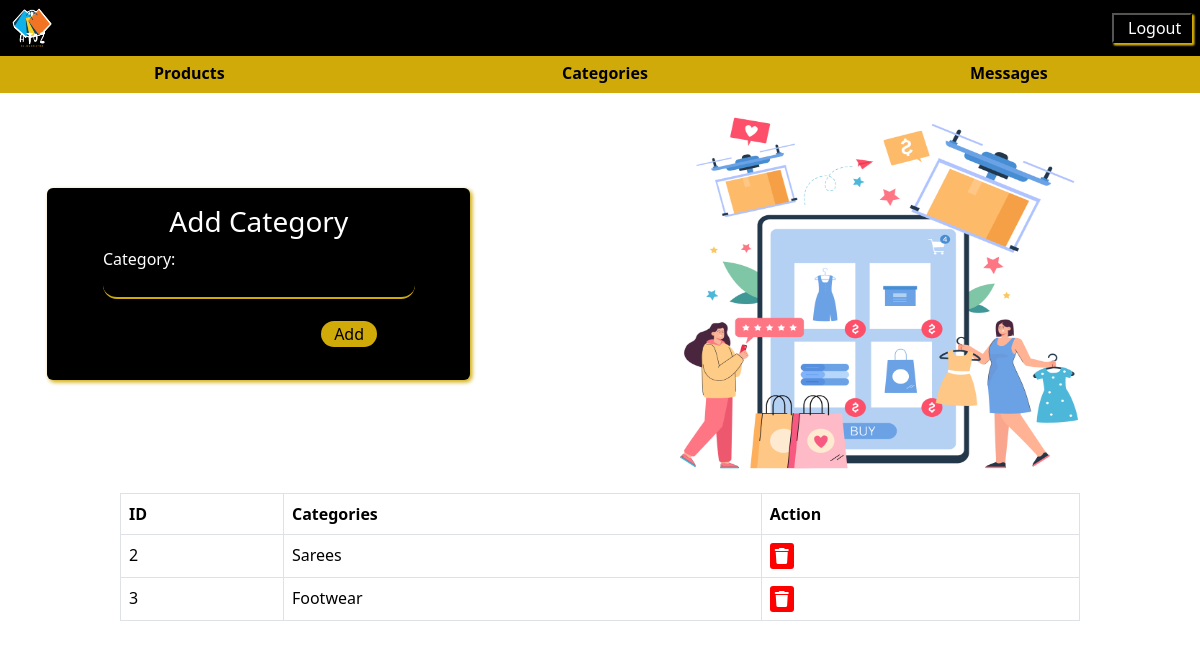
/add_category/, run on an earlier commit of the app's database.
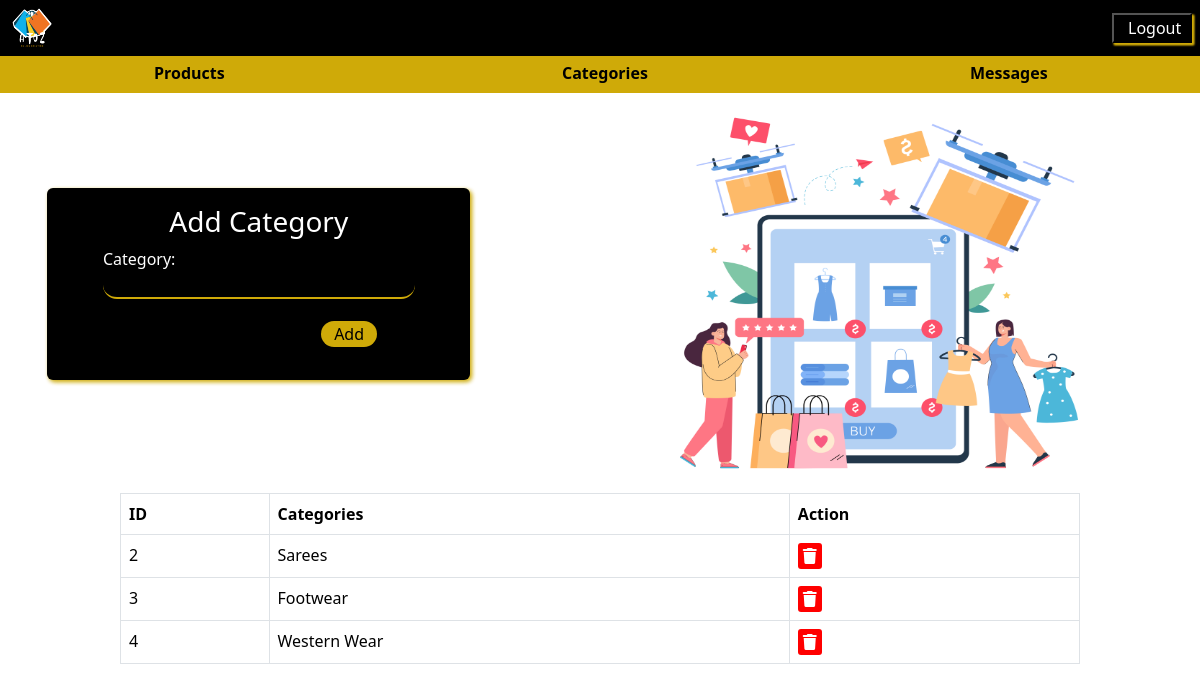
And on a later commit of the database.
### allinone/models.py (models this page shows)
class AdminCategory(models.Model):
    category = models.CharField(max_length=50, unique=True)

### allinone/views.py (the view, shortened to what this page needs)
# urls.py: path('add_category/', views.add_category, name='add_category'),
def add_category(request):
    context = {}
    categories = AdminCategory.objects.all()
    context['form'] = AdminCategoryForm
    context['categories'] = categories
    return render(request, 'AddCategory.html', context)

### allinone/templates/AddCategory.html (shortened to what this page needs)
<!DOCTYPE html>
<html lang="en">
<head>
    <link href="https://cdn.jsdelivr.net/npm/bootstrap@5.3.2/dist/css/bootstrap.min.css" rel="stylesheet"
>
    <link rel="stylesheet" href="https://cdnjs.cloudflare.com/ajax/libs/font-awesome/6.0.0/css/all.min.css">
</head>
<body>
    <nav class="navbar navbar-expand-lg d-flex flex-row bg-black fixed-top">
        <div class="container-fluid justify-content-start">
            {% load static %}
            <img src="{% static 'images/atoz.png' %}" class="wpic"></p>
        </div>
        <ul class="navbar-nav collapse navbar-collapse" id="navbarText">
            <li class="nav-item mx-2">
                <button  class="logout"><a class="nav-link active" id="logbtn" href="/adminlogin/" onclick="logout()">Logout</a></button>
            </li>
        </ul>
    </nav>
    <div class="btmdiv">
        <div class="btmnav">
            <div class="row">
                <div class="col-4 productbtn">
                    <a href="{% url 'admin_list' %}"><button class="upperbtn">Products</button></a>
                </div>
                <div class="col-4 productbtn">
                    <a href="{% url 'add_category' %}"><button class="upperbtn">Categories</button></a>
                </div>
                <div class="col-4 productbtn">
                    <a href="{% url 'message_list' %}"><button class="upperbtn">Messages</button></a>
                </div>
            </div>
        </div>
    </div>
    <div class="row">
        <div class="col-6">
            <div class="loginbox">
                <div class="card align-items-center iside">
                    <div class="card-body">
                        <h3 class="mx-3">Add Category</h3>
                        <form method="post">
                            {{ form.as_p }}
                            <div class="sign">
                                <button type="submit" class="signbtn" id="signup">Add</button>
                            </div>
                        </form>
                    </div>
                </div>
            </div>
        </div>
        <div class="col-6">
            <div class="container rside">
                <div class="imgpic">
                    {% load static %}
                    <img src="{% static 'images/category.jpg' %}" class="wbtmpic">
                </div>
            </div>
        </div>
    </div>
    <table class="table table-bordered">
        <thead>
            <tr>
                <th>ID</th>
                <th>Categories</th>
                <th>Action</th>
            </tr>
        </thead>
        <tbody>
            {% for category in categories %}
                <tr>
                    <td>{{ category.id }}</td>
                    <td>{{ category.category }}</td>
                    <td>
                        <a href="{% url 'delete_category' category_id=category.id  %}" onclick="deletebtn()">
                            <i class="fa fa-trash"></i>
                        </a>
                    </td>
                </tr>
            {% endfor %}
        </tbody>
    </table>
</body>
</html>

What changed in the data, as far as the page shows it:
added AdminCategory: id "4", category "Western Wear"
